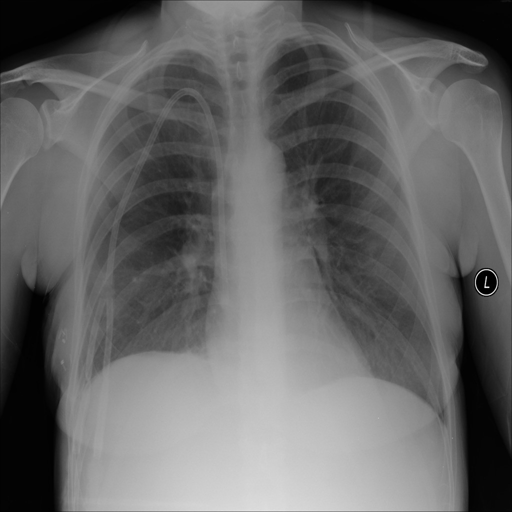
#> input picture notebooks/revy-segmentation/Normal-1.png, 512 x 512 px, found by its file name
$ python tes.py   (older library calls are emulated)
#> lines starting #> are read from the running program, lines starting #| are printed output that depends on the picture; after the words box and inside, x2 and y2 are one past the last pixel; in counts of white or black regions, pixels touching at a corner belong together
"""
TB Detection Pipeline - Complete System (Corrected Logic)
Preprocessing → Segmentation → Morphology (Sequential) → Feature Extraction
"""

import cv2
import numpy as np
import matplotlib.pyplot as plt
from glob import glob
from sklearn.cluster import KMeans
from skimage.feature import local_binary_pattern, graycomatrix, graycoprops
import json
import os

# ============================================================================
# STEP 1: PREPROCESSING
# ============================================================================
def preprocess_image(image_path: str) -> np.ndarray:
    """Preprocessing gambar dengan Gaussian Blur dan CLAHE"""
    img = cv2.imread(image_path, cv2.IMREAD_GRAYSCALE)

    if img is None:
        raise ValueError(f"Gambar tidak dapat dibaca: {image_path}")

    # Gaussian blur untuk mengurangi noise
    img = cv2.GaussianBlur(img, (3, 3), 0)

    # CLAHE untuk meningkatkan kontras
    clahe = cv2.createCLAHE(clipLimit=2.0, tileGridSize=(8, 8))
    img = clahe.apply(img)

    return img


# ============================================================================
# STEP 2: SEGMENTATION (K-Means)
# ============================================================================
def segment_lungs(img: np.ndarray) -> dict:
    """Segmentasi paru-paru, nodule, dan cavity menggunakan K-Means"""
    pixels = img.reshape((-1, 1)).astype(np.float32)

    # K-Means clustering dengan 3 cluster
    kmeans = KMeans(n_clusters=3, random_state=42, n_init=10)
    kmeans.fit(pixels)

    labels = kmeans.labels_
    centers = kmeans.cluster_centers_

    # Urutkan centers untuk mendapatkan lung region (intensitas menengah)
    sorted_centers = np.argsort(centers.flatten())
    lung_idx = sorted_centers[1]

    labels_img = labels.reshape(img.shape)
    raw_lung_mask = (labels_img == lung_idx).astype(np.uint8) * 255

    # Lung ROI
    lung_roi = cv2.bitwise_and(img, img, mask=raw_lung_mask)

    # Nodule mask (adaptive threshold)
    raw_nodule_mask = cv2.adaptiveThreshold(
        lung_roi,
        255,
        cv2.ADAPTIVE_THRESH_GAUSSIAN_C,
        cv2.THRESH_BINARY,
        blockSize=21,
        C=-5
    )
    raw_nodule_mask = cv2.bitwise_and(raw_nodule_mask, raw_nodule_mask, mask=raw_lung_mask)

    # Cavity mask
    cavity_s_img = lung_roi.copy()
    cavity_s_img[raw_lung_mask == 0] = 128

    raw_cavity_mask = cv2.adaptiveThreshold(
        cavity_s_img,
        255,
        cv2.ADAPTIVE_THRESH_GAUSSIAN_C,
        cv2.THRESH_BINARY_INV,
        blockSize=21,
        C=7
    )
    raw_cavity_mask = cv2.bitwise_and(raw_cavity_mask, raw_cavity_mask, mask=raw_lung_mask)

    return {
        "lung": raw_lung_mask,
        "nodule": raw_nodule_mask,
        "cavity": raw_cavity_mask,
        "lung_roi": lung_roi
    }


# ============================================================================
# STEP 3: MORPHOLOGICAL PROCESSING (FIXED: SEQUENTIAL)
# ============================================================================
def otsu_threshold(img):
    """Otsu thresholding manual"""
    hist, bins = np.histogram(img.flatten(), 256, [0, 256])
    total = img.size
    sum_total = np.dot(np.arange(256), hist)

    sumB = 0
    wB = 0
    max_var = 0
    threshold = 0

    for t in range(256):
        wB += hist[t]
        if wB == 0:
            continue
        wF = total - wB
        if wF == 0:
            break
        sumB += t * hist[t]
        mB = sumB / wB
        mF = (sum_total - sumB) / wF
        var_between = wB * wF * (mB - mF) ** 2
        if var_between > max_var:
            max_var = var_between
            threshold = t

    return threshold, (img > threshold).astype(np.uint8)

def fill_holes(mask: np.ndarray) -> np.ndarray:
    """[NEW] Isi lubang terbesar (paru-paru)"""
    cnts, _ = cv2.findContours(mask, cv2.RETR_EXTERNAL, cv2.CHAIN_APPROX_SIMPLE)
    filled_mask = np.zeros(mask.shape, dtype=np.uint8)

    if cnts:
        # Find largest contour by area
        c = max(cnts, key=cv2.contourArea)
        cv2.drawContours(filled_mask, [c], -1, 255, -1)

    return filled_mask

def apply_morphology(mask: np.ndarray, kernel_size: int = 5, do_fill: bool = True) -> dict:
    """
    [FIXED] Aplikasikan operasi morfologi secara SEKUENSIAL:
    Otsu -> Opening -> Closing -> Hole Filling
    """
    kernel = np.ones((kernel_size, kernel_size), np.uint8)

    # 0. Otsu thresholding
    threshold_val, mask_bin = otsu_threshold(mask)
    mask_bin_255 = (mask_bin * 255).astype(np.uint8)

    # 1. Opening: Hapus noise kecil
    opened = cv2.morphologyEx(mask_bin_255, cv2.MORPH_OPEN, kernel)

    # 2. Closing: Tutup lubang kecil (input = opened)
    closed = cv2.morphologyEx(opened, cv2.MORPH_CLOSE, kernel)

    # 3. Hole Filling (Optional, usually for lungs)
    final_result = closed
    if do_fill:
        final_result = fill_holes(closed)

    # Visualization helpers (optional)
    eroded = cv2.erode(mask_bin_255, kernel, iterations=1)
    dilated = cv2.dilate(mask_bin_255, kernel, iterations=1)

    return {
        "original": mask,
        "otsu_binary": mask_bin_255,
        "eroded": eroded,
        "dilated": dilated,
        "opened": opened,
        "closed": closed,
        "final": final_result, # Use this one!
        "threshold_value": threshold_val
    }


# ============================================================================
# STEP 4: FEATURE EXTRACTION (LBP + HOG)
# ============================================================================
def extract_lbp_features(img: np.ndarray, mask: np.ndarray = None) -> dict:
    """Ekstraksi fitur tekstur menggunakan LBP, GLCM, dan edge detection"""

    # Masking gambar ke ROI jika ada mask
    if mask is not None:
        img = cv2.bitwise_and(img, img, mask=mask)

    features = {}

    # 1. Edge Detection (Canny)
    edges = cv2.Canny(img, 100, 200)
    features['edge_sum'] = float(np.sum(edges))

    # 2. Hough Transform untuk deteksi garis
    lines = cv2.HoughLines(edges, 1, np.pi/180, 150)
    features['num_lines'] = 0 if lines is None else len(lines)

    # 3. GLCM Features (kontras dan homogenitas)
    glcm = graycomatrix(img, distances=[1], angles=[0], levels=256,
                        symmetric=True, normed=True)
    features['glcm_contrast'] = float(graycoprops(glcm, 'contrast')[0, 0])
    features['glcm_homogeneity'] = float(graycoprops(glcm, 'homogeneity')[0, 0])

    # 4. Local Binary Pattern (LBP)
    lbp = local_binary_pattern(img, P=8, R=1, method='uniform')
    hist, _ = np.histogram(lbp.ravel(), bins=np.arange(0, 10), range=(0, 9))
    hist = hist.astype("float")
    hist /= (hist.sum() + 1e-6)
    features['lbp_hist'] = hist.tolist()

    return features


# ============================================================================
# PIPELINE LENGKAP
# ============================================================================
def process_single_image(image_path: str, output_dir: str = None, visualize: bool = True):
    """Pipeline lengkap untuk satu gambar"""

    print(f"\n{'='*70}")
    print(f"Processing: {os.path.basename(image_path)}")
    print(f"{'='*70}")

    # STEP 1: Preprocessing
    print("→ Step 1: Preprocessing...")
    preprocessed = preprocess_image(image_path)
#> in preprocess_image, img is the input picture: shape (512, 512); min 0, max 237, mean 102.4

    # STEP 2: Segmentation
    print("→ Step 2: Segmentation...")
    segments = segment_lungs(preprocessed)
#> in segment_lungs, `raw_nodule_mask = cv2.adaptiveThreshold( lung_roi, 255, cv2.ADAPTIVE_T..`:
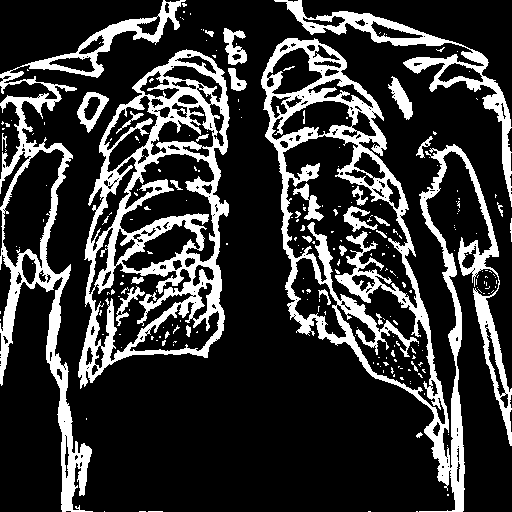
#> raw_nodule_mask: shape (512, 512); 21.5% white; 236 white regions (202 under 20 px), largest, box (x1, y1, x2, y2) and area: (261, 38, 512, 512) 20844, (78, 49, 230, 389) 16017, (0, 0, 186, 512) 10175
#> in segment_lungs, `cavity_s_img[raw_lung_mask == 0] = 128`:
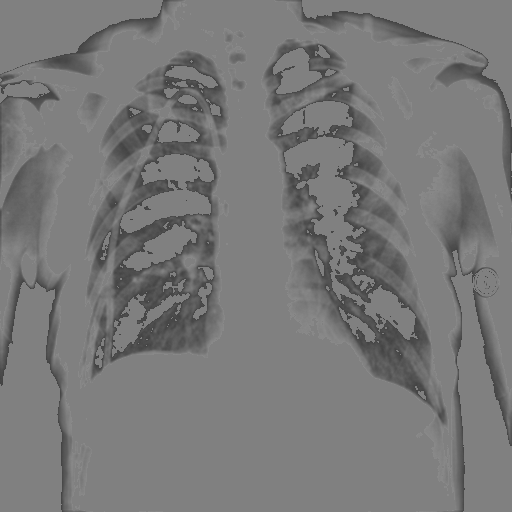
#> cavity_s_img: shape (512, 512); min 68, max 137, mean 120.2
#> in segment_lungs, `raw_cavity_mask = cv2.adaptiveThreshold( cavity_s_img, 255, cv2.ADAPTI..`:
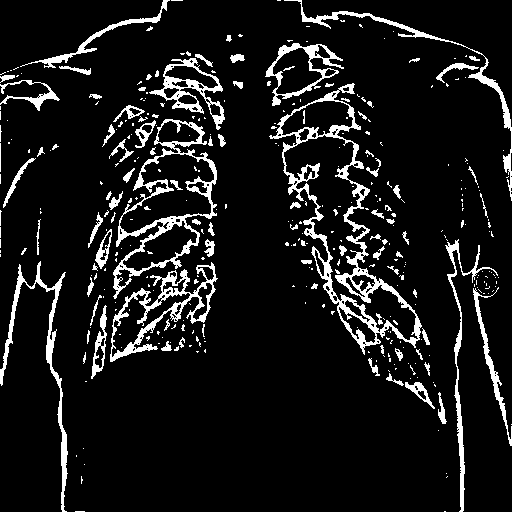
#> raw_cavity_mask: shape (512, 512); 9.6% white; 363 white regions (268 under 20 px), largest, box (x1, y1, x2, y2) and area: (269, 83, 422, 355) 5005, (113, 119, 217, 299) 2979, (110, 262, 218, 362) 2174
#> segments = 4 items

    # STEP 3: Morphological Processing
    print("→ Step 3: Morphological Processing...")

    # LUNG: Use Fill Holes (True)
    lung_morph = apply_morphology(segments['lung'], kernel_size=5, do_fill=True)
#> in otsu_threshold, `hist, bins = np.histogram(img.flatten(), 256, [0, 256])`: hist = 256 values, max 172589 at index 0, min 0 at index 1, mean 1024; bins = 257 values from 0 to 256
#> in otsu_threshold, `sum_total = np.dot(np.arange(256), hist)`: sum_total = 22836525
#> the loop in otsu_threshold, `for t in range(256):` made 256 passes
#> max_var on pass 1: 1.01e+15
#> after the loop in otsu_threshold, `for t in range(256):`: max_var = 1.01e+15; sumB = 0; wB = 262144
#> in apply_morphology, `threshold_val, mask_bin = otsu_threshold(mask)`:
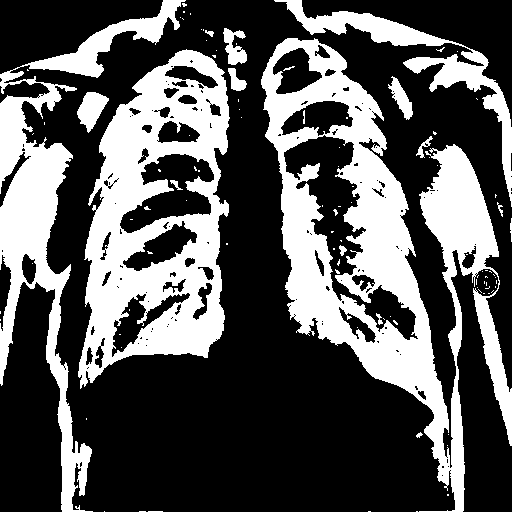
#> mask_bin: shape (512, 512); values 0 (black) and 1 (white), 34.2% white; 102 white regions (84 under 20 px), largest, box (x1, y1, x2, y2) and area: (261, 38, 512, 512) 37891, (78, 49, 230, 389) 26634, (0, 0, 186, 512) 16539
#> in apply_morphology, `threshold_val, mask_bin = otsu_threshold(mask)`: threshold_val = 0
#> in apply_morphology, `closed = cv2.morphologyEx(opened, cv2.MORPH_CLOSE, kernel)`:
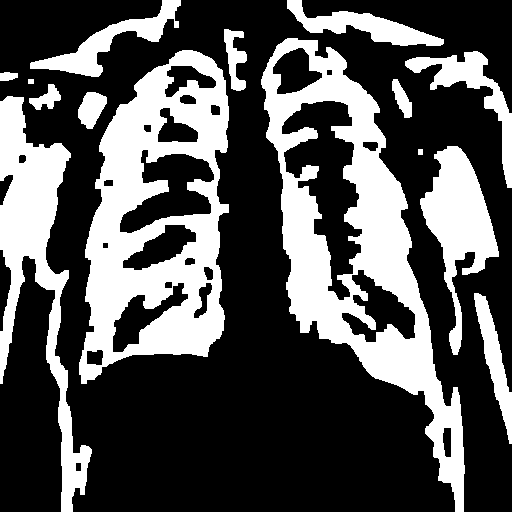
#> closed: shape (512, 512); 33.1% white; 15 white regions
#> in fill_holes, `cnts, _ = cv2.findContours(mask, cv2.RETR_EXTERNAL, cv2.CHAIN_APPROX_S..`: cnts = 15 contours; largest, box (x1, y1, x2, y2) and area: (261, 38, 465, 512) 39331, (79, 50, 229, 384) 35772, (0, 96, 92, 512) 11794, (420, 146, 499, 355) 6364, (405, 51, 512, 188) 2787
#> in fill_holes, `c = max(cnts, key=cv2.contourArea)`: c = contour of 473 points, box (x1, y1, x2, y2) (261, 38, 465, 512), area 39331
#> in apply_morphology, `dilated = cv2.dilate(mask_bin_255, kernel, iterations=1)`:
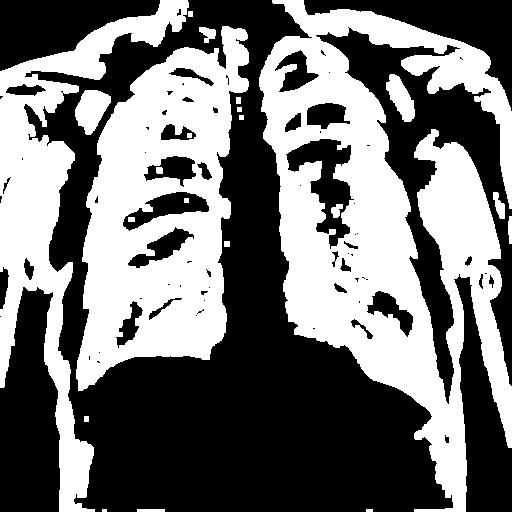
#> dilated: shape (512, 512); 45.3% white; 22 white regions (1 under 20 px), largest, box (x1, y1, x2, y2) and area: (259, 0, 512, 512) 58545, (76, 26, 249, 391) 35508, (0, 0, 189, 512) 22005
#> lung_morph = 8 items

    # NODULE/CAVITY: No Fill Holes (False) - prevents selecting only 1 nodule
    nodule_morph = apply_morphology(segments['nodule'], kernel_size=3, do_fill=False)
#> the loop in otsu_threshold (call 2), `for t in range(256):` made 256 passes
#> max_var on pass 1: 7.54e+14
    cavity_morph = apply_morphology(segments['cavity'], kernel_size=3, do_fill=False)

    # STEP 4: Feature Extraction
    print("→ Step 4: Feature Extraction...")

    # [FIXED] Use the 'final' cleaned mask, not the raw segment
    lung_features = extract_lbp_features(preprocessed, lung_morph['final'])
    nodule_features = extract_lbp_features(preprocessed, nodule_morph['final'])
    cavity_features = extract_lbp_features(preprocessed, cavity_morph['final'])
#> in extract_lbp_features (call 3), `lbp = local_binary_pattern(img, P=8, R=1, method='uniform')`:
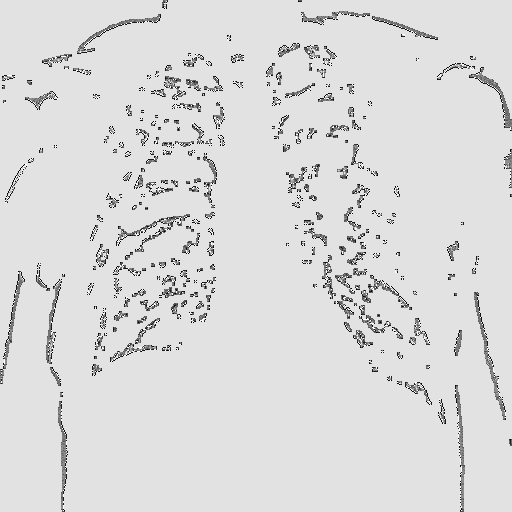
#> lbp: shape (512, 512) float64; min 0, max 9, mean 7.73; drawn with min black and max white

    # Hasil akhir
    results = {
        "image_path": image_path,
        "preprocessed_shape": preprocessed.shape,
        "segmentation": {
            "lung_area": int(np.sum(segments['lung'] > 0)),
            "nodule_area": int(np.sum(segments['nodule'] > 0)),
            "cavity_area": int(np.sum(segments['cavity'] > 0))
        },
        "morphology": {
            "lung_threshold": lung_morph['threshold_value'],
            "nodule_threshold": nodule_morph['threshold_value'],
            "cavity_threshold": cavity_morph['threshold_value']
        },
        "features": {
            "lung": lung_features,
            "nodule": nodule_features,
            "cavity": cavity_features
        }
    }

    # Visualisasi (Updated to show 'final')
    if visualize:
        visualize_pipeline(
            preprocessed,
            segments,
            lung_morph,
            nodule_morph,
            cavity_morph
        )

    # Simpan hasil
    if output_dir:
        os.makedirs(output_dir, exist_ok=True)
        basename = os.path.splitext(os.path.basename(image_path))[0]

        # Simpan JSON features
        json_path = os.path.join(output_dir, f"{basename}_features.json")
        with open(json_path, 'w') as f:
            json.dump(results, f, indent=2)

        # Simpan gambar hasil
        cv2.imwrite(os.path.join(output_dir, f"{basename}_preprocessed.png"), preprocessed)
        cv2.imwrite(os.path.join(output_dir, f"{basename}_lung_mask.png"), lung_morph['final']) # Save the CLEAN one
        cv2.imwrite(os.path.join(output_dir, f"{basename}_nodule_mask.png"), nodule_morph['final'])
        cv2.imwrite(os.path.join(output_dir, f"{basename}_cavity_mask.png"), cavity_morph['final'])

        print(f"✓ Results saved to: {output_dir}")

    return results


def visualize_pipeline(preprocessed, segments, lung_morph, nodule_morph, cavity_morph):
    """Visualisasi hasil pipeline"""

    fig, axes = plt.subplots(4, 4, figsize=(16, 16))
    fig.suptitle('TB Detection Pipeline - Complete Results', fontsize=16, fontweight='bold')

    # Row 1: Original & Segmentation
    axes[0, 0].imshow(preprocessed, cmap='gray')
    axes[0, 0].set_title('1. Preprocessed')
    axes[0, 0].axis('off')

    axes[0, 1].imshow(segments['lung'], cmap='gray')
    axes[0, 1].set_title('2. Lung Mask (Raw)')
    axes[0, 1].axis('off')

    axes[0, 2].imshow(segments['nodule'], cmap='gray')
    axes[0, 2].set_title('3. Nodule Mask (Raw)')
    axes[0, 2].axis('off')

    axes[0, 3].imshow(segments['cavity'], cmap='gray')
    axes[0, 3].set_title('4. Cavity Mask (Raw)')
    axes[0, 3].axis('off')

    # Row 2: Lung Morphology
    axes[1, 0].imshow(lung_morph['otsu_binary'], cmap='gray')
    axes[1, 0].set_title(f"Lung Otsu")
    axes[1, 0].axis('off')

    axes[1, 1].imshow(lung_morph['opened'], cmap='gray')
    axes[1, 1].set_title('Lung Opening')
    axes[1, 1].axis('off')

    axes[1, 2].imshow(lung_morph['closed'], cmap='gray')
    axes[1, 2].set_title('Lung Closing')
    axes[1, 2].axis('off')

    # [UPDATED] Show Final Clean Mask instead of just Closing
    axes[1, 3].imshow(lung_morph['final'], cmap='gray')
    axes[1, 3].set_title('Lung FINAL (Filled)')
    axes[1, 3].axis('off')

    # Row 3: Nodule Morphology
    axes[2, 0].imshow(nodule_morph['otsu_binary'], cmap='gray')
    axes[2, 0].set_title(f"Nodule Otsu")
    axes[2, 0].axis('off')

    axes[2, 1].imshow(nodule_morph['opened'], cmap='gray')
    axes[2, 1].set_title('Nodule Opening')
    axes[2, 1].axis('off')

    axes[2, 2].imshow(nodule_morph['closed'], cmap='gray')
    axes[2, 2].set_title('Nodule Closing')
    axes[2, 2].axis('off')

    axes[2, 3].imshow(nodule_morph['final'], cmap='gray')
    axes[2, 3].set_title('Nodule FINAL')
    axes[2, 3].axis('off')

    # Row 4: Cavity Morphology
    axes[3, 0].imshow(cavity_morph['otsu_binary'], cmap='gray')
    axes[3, 0].set_title(f"Cavity Otsu")
    axes[3, 0].axis('off')

    axes[3, 1].imshow(cavity_morph['opened'], cmap='gray')
    axes[3, 1].set_title('Cavity Opening')
    axes[3, 1].axis('off')

    axes[3, 2].imshow(cavity_morph['closed'], cmap='gray')
    axes[3, 2].set_title('Cavity Closing')
    axes[3, 2].axis('off')

    axes[3, 3].imshow(cavity_morph['final'], cmap='gray')
    axes[3, 3].set_title('Cavity FINAL')
    axes[3, 3].axis('off')

    plt.tight_layout()
    plt.show()


# [42 lines left out: function process_batch, not called in this run]


# ============================================================================
# MAIN EXECUTION
# ============================================================================
if __name__ == "__main__":

    # ===== MODE 1: Process Single Image =====
    print("\nMODE 1: Single Image Processing")
    single_image_path = r"D:\UGM\Pengantar Citra Digital\Tbc\TB_Chest_Radiography_Database\Tuberculosis\Tuberculosis-5"

    # Check current directory if path doesn't exist
    if not os.path.exists(single_image_path):
        print(f"⚠ Note: Path '{single_image_path}' not found.")
        print("  Running on sample data/raw/Normal/Normal-1.png if available...")
        single_image_path = "data/raw/Normal/Normal-1.png"

    if os.path.exists(single_image_path):
        result = process_single_image(
            single_image_path,
            output_dir="output/single",
            visualize=True
        )
    else:
        print(f"⚠ Image not found: {single_image_path}")


    # ===== MODE 2: Process Batch (Normal & TB) =====
    print("\n\nMODE 2: Batch Processing")

    input_root = r"D:\UGM\Pengantar Citra Digital\Tbc\TB_Chest_Radiography_Database"
    output_root = r"D:\UGM\Pengantar Citra Digital\Tbc\Proccessed"

    classes = ["Normal", "Tuberculosis"]

    if os.path.exists(input_root):
        for cls in classes:
            input_folder = os.path.join(input_root, cls)

            if os.path.exists(input_folder):
                process_batch(
                    input_folder=input_folder,
                    output_folder=output_root,
                    class_name=cls
                )
            else:
                print(f"⚠ Folder not found: {input_folder}")
    else:
        print(f"Skipping batch processing (Folder not found: {input_root})")

    print("\n✓ All processing complete!")
